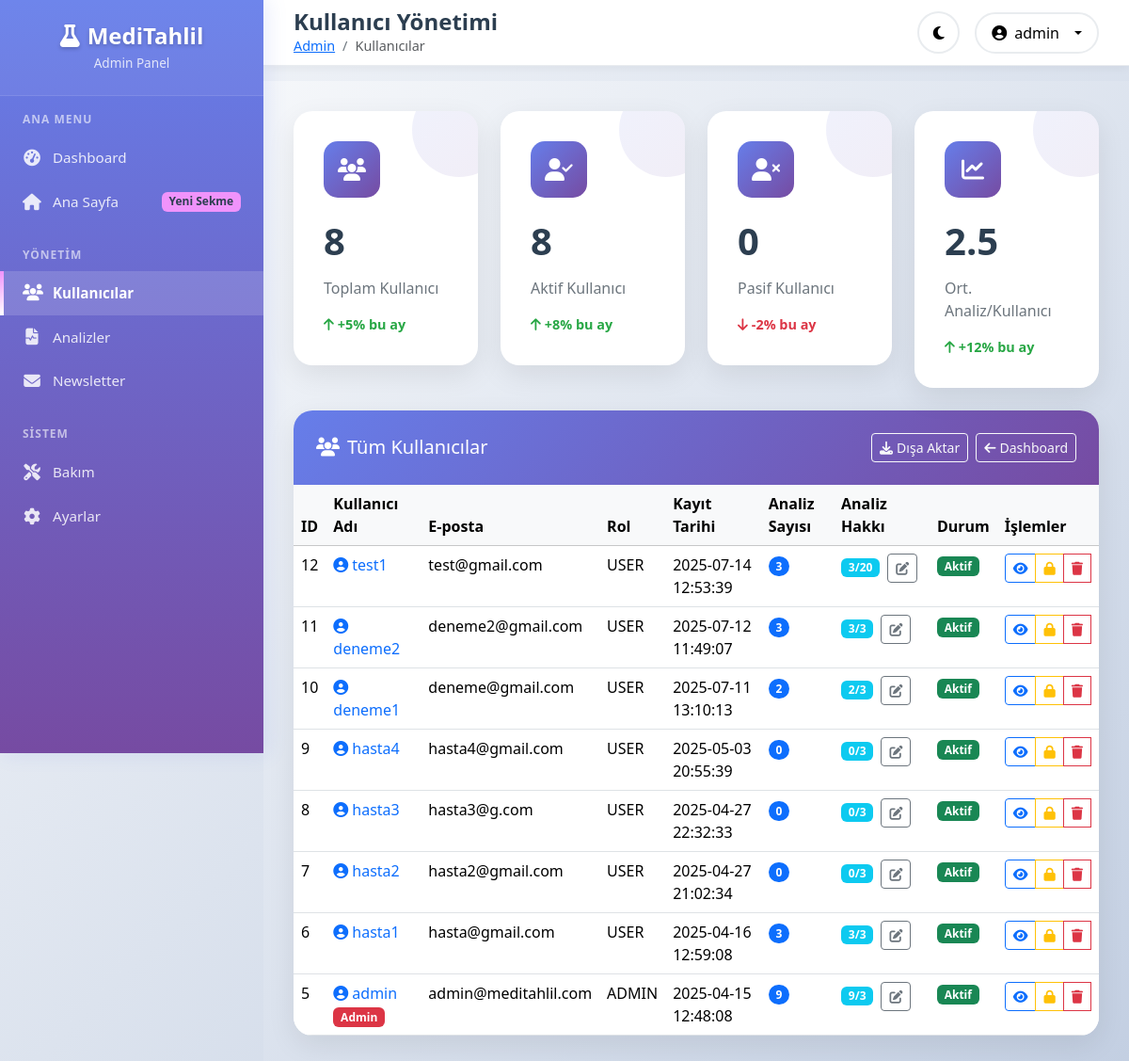
Page /admin/users (signed in) on the committed database.
### tables this page shows
CREATE TABLE users (
        id INTEGER PRIMARY KEY AUTOINCREMENT,
        username TEXT UNIQUE NOT NULL,
        password TEXT NOT NULL,
        email TEXT UNIQUE NOT NULL,
        created_at TIMESTAMP DEFAULT CURRENT_TIMESTAMP
    , role TEXT DEFAULT 'user', is_active BOOLEAN DEFAULT 1, login_count INTEGER DEFAULT 0, subscription_plan TEXT DEFAULT 'free', stripe_customer_id TEXT, subscription_status TEXT DEFAULT 'active', subscription_end_date TIMESTAMP, lemonsqueezy_subscription_id TEXT, analysis_limit INTEGER DEFAULT NULL);

### app.py (the view)
@app.route('/admin/users')
@admin_required
def admin_users():
    conn = sqlite3.connect(DB_PATH)
    conn.row_factory = sqlite3.Row
    c = conn.cursor()
    c.execute("""
        SELECT u.*, COUNT(a.id) as analysis_count,
               CASE
                   WHEN u.analysis_limit IS NULL THEN
                       CASE u.subscription_plan
                           WHEN 'free' THEN 3
                           WHEN 'basic' THEN 10
                           WHEN 'premium' THEN 999999
                           WHEN 'family' THEN 999999
                           ELSE 3
                       END
                   ELSE u.analysis_limit
               END as effective_limit
        FROM users u
        LEFT JOIN analyses a ON u.id = a.user_id
        GROUP BY u.id
        ORDER BY u.created_at DESC
    """)
    users = c.fetchall()
    conn.close()
    return render_template('admin/users.html', users=users)

### templates/admin/users.html (shortened to what this page needs)
{% extends "admin/layout.html" %}
{% block page_title %}Kullanıcı Yönetimi{% endblock %}
{% block breadcrumb %}
<nav aria-label="breadcrumb">
    <ol class="breadcrumb">
        <li class="breadcrumb-item"><a href="{{ url_for('admin_dashboard') }}">Admin</a></li>
        <li class="breadcrumb-item active">Kullanıcılar</li>
    </ol>
</nav>
{% endblock %}
{% block content %}
<div class="row g-4 mb-4">
    <div class="col-lg-3 col-md-6">
        <div class="stats-card animate-slide-up">
            <div class="stats-icon">
                <i class="fas fa-users"></i>
            </div>
            <div class="stats-value">{{ users|length }}</div>
            <div class="stats-label">Toplam Kullanıcı</div>
            <div class="stats-change positive">
                <i class="fas fa-arrow-up me-1"></i>+5% bu ay
            </div>
        </div>
    </div>
    <div class="col-lg-3 col-md-6">
        <div class="stats-card animate-slide-up" style="animation-delay: 0.1s;">
            <div class="stats-icon">
                <i class="fas fa-user-check"></i>
            </div>
            <div class="stats-value">{{ users|selectattr('is_active')|list|length }}</div>
            <div class="stats-label">Aktif Kullanıcı</div>
            <div class="stats-change positive">
                <i class="fas fa-arrow-up me-1"></i>+8% bu ay
            </div>
        </div>
    </div>
    <div class="col-lg-3 col-md-6">
        <div class="stats-card animate-slide-up" style="animation-delay: 0.2s;">
            <div class="stats-icon">
                <i class="fas fa-user-times"></i>
            </div>
            <div class="stats-value">{{ users|rejectattr('is_active')|list|length }}</div>
            <div class="stats-label">Pasif Kullanıcı</div>
            <div class="stats-change negative">
                <i class="fas fa-arrow-down me-1"></i>-2% bu ay
            </div>
        </div>
    </div>
    <div class="col-lg-3 col-md-6">
        <div class="stats-card animate-slide-up" style="animation-delay: 0.3s;">
            <div class="stats-icon">
                <i class="fas fa-chart-line"></i>
            </div>
            <div class="stats-value">{{ (users|sum(attribute='analysis_count') / users|length)|round(1) if users|length > 0 else 0 }}</div>
            <div class="stats-label">Ort. Analiz/Kullanıcı</div>
            <div class="stats-change positive">
                <i class="fas fa-arrow-up me-1"></i>+12% bu ay
            </div>
        </div>
    </div>
</div>
<div class="modern-card animate-slide-up">
    <div class="card-header">
        <div class="d-flex justify-content-between align-items-center">
            <h5 class="mb-0"><i class="fas fa-users me-2"></i>Tüm Kullanıcılar</h5>
            <div class="d-flex gap-2">
                <button class="btn btn-outline-light btn-sm" onclick="exportUsers()">
                    <i class="fas fa-download me-1"></i>Dışa Aktar
                </button>
                <a href="{{ url_for('admin_dashboard') }}" class="btn btn-outline-light btn-sm">
                    <i class="fas fa-arrow-left me-1"></i>Dashboard
                </a>
            </div>
        </div>
    </div>
        <div class="card-body p-0">
            {% if users %}
            <div class="table-responsive">
                <table class="table table-hover mb-0">
                    <thead class="table-light">
                        <tr>
                            <th>ID</th>
                            <th>Kullanıcı Adı</th>
                            <th>E-posta</th>
                            <th>Rol</th>
                            <th>Kayıt Tarihi</th>
                            <th>Analiz Sayısı</th>
                            <th>Analiz Hakkı</th>
                            <th>Durum</th>
                            <th>İşlemler</th>
                        </tr>
                    </thead>
                    <tbody>
                        {% for user in users %}
                        <tr>
                            <td>{{ user.id }}</td>
                            <td>
                                <a href="{{ url_for('admin_user_detail', user_id=user.id) }}" class="text-decoration-none">
                                    <i class="fas fa-user-circle text-primary me-1"></i>{{ user.username }}
                                </a>
                                {% if user.role == 'admin' %}
                                <span class="badge bg-danger">Admin</span>
                                {% endif %}
                            </td>
                            <td>{{ user.email }}</td>
                            <td>{{ user.role|upper }}</td>
                            <td>{{ user.created_at }}</td>
                            <td>
                                <span class="badge bg-primary rounded-pill">{{ user.analysis_count }}</span>
                            </td>
                            <td>
                                <div class="d-flex align-items-center">
                                    <span class="badge bg-info me-2">
                                        {{ user.analysis_count }}/{{ user.effective_limit if user.effective_limit != 999999 else '∞' }}
                                    </span>
                                    <button type="button" class="btn btn-sm btn-outline-secondary"
                                            data-bs-toggle="modal"
                                            data-bs-target="#limitModal{{ user.id }}"
                                            title="Analiz hakkını düzenle">
                                        <i class="fas fa-edit"></i>
                                    </button>
                                </div>
                            </td>
                            <td>
                                {% if user.is_active %}
                                <span class="badge bg-success">Aktif</span>
                                {% else %}
                                <span class="badge bg-danger">Pasif</span>
                                {% endif %}
                            </td>
                            <td>
                                <div class="btn-group btn-group-sm" role="group">
                                    <a href="{{ url_for('admin_user_detail', user_id=user.id) }}" class="btn btn-outline-primary" title="Görüntüle">
                                        <i class="fas fa-eye"></i>
                                    </a>
                                    {% if user.id != 1 %}
                                    <a href="{{ url_for('admin_toggle_user', user_id=user.id) }}" class="btn btn-outline-warning" title="{{ 'Pasif Yap' if user.is_active else 'Aktif Yap' }}">
                                        {% if user.is_active %}
                                        <i class="fas fa-lock"></i>
                                        {% else %}
                                        <i class="fas fa-lock-open"></i>
                                        {% endif %}
                                    </a>
                                    <button type="button" class="btn btn-outline-danger" title="Sil" data-bs-toggle="modal" data-bs-target="#deleteModal{{ user.id }}">
                                        <i class="fas fa-trash"></i>
                                    </button>
                                    {% endif %}
                                </div>
                            </td>
                        </tr>
                        {% endfor %}
                    </tbody>
                </table>
            </div>
            {% else %}
            <div class="text-center py-5">
                <i class="fas fa-users text-muted mb-3" style="font-size: 3rem;"></i>
                <h5>Henüz kullanıcı bulunmuyor.</h5>
            </div>
            {% endif %}
        </div>
    </div>
{% endblock %}

### templates/admin/layout.html (style rules this page uses)
:root { --admin-primary: #667eea; --admin-secondary: #764ba2; --admin-accent: #f093fb; --admin-dark: #2c3e50; --admin-light: #ecf0f1; --admin-sidebar-width: 280px; --admin-topbar-height: 70px; }
* { margin: 0; padding: 0; box-sizing: border-box; }
body { font-family: 'Segoe UI', Tahoma, Geneva, Verdana, sans-serif; background: linear-gradient(135deg, #f5f7fa 0%, #c3cfe2 100%); min-height: 100vh; overflow-x: hidden; }
.breadcrumb { background: none; padding: 0; margin: 0; font-size: 0.9rem; }
.breadcrumb-item + .breadcrumb-item::before { color: #6c757d; }
.modern-card { background: white; border-radius: 20px; box-shadow: 0 10px 30px rgba(0, 0, 0, 0.08); border: none; transition: all 0.3s ease; overflow: hidden; }
.modern-card .card-header { background: linear-gradient(135deg, var(--admin-primary), var(--admin-secondary)); color: white; border: none; padding: 1.5rem; font-weight: 600; }
.modern-card .card-body { padding: 2rem; }
.stats-card { background: white; border-radius: 20px; padding: 2rem; box-shadow: 0 10px 30px rgba(0, 0, 0, 0.08); border: none; transition: all 0.3s ease; position: relative; overflow: hidden; }
.stats-card::before { content: ''; position: absolute; top: 0; right: 0; width: 100px; height: 100px; background: linear-gradient(135deg, var(--admin-primary), var(--admin-secondary)); border-radius: 50%; transform: translate(30px, -30px); opacity: 0.1; }
.stats-card .stats-icon { width: 60px; height: 60px; border-radius: 15px; display: flex; align-items: center; justify-content: center; font-size: 1.5rem; color: white; background: linear-gradient(135deg, var(--admin-primary), var(--admin-secondary)); margin-bottom: 1rem; }
.stats-card .stats-value { font-size: 2.5rem; font-weight: 700; color: var(--admin-dark); margin-bottom: 0.5rem; }
.stats-card .stats-label { color: #6c757d; font-weight: 500; margin-bottom: 1rem; }
.stats-card .stats-change { font-size: 0.9rem; font-weight: 600; }
.stats-change.positive { color: #28a745; }
.stats-change.negative { color: #dc3545; }
.animate-slide-up { animation: slideInUp 0.6s ease-out; }

### rows in the picture
users: id "12", username "test1", email "test@gmail.com", role "USER", created_at "2025-07-14 12:53:39", analysis_count "3", analysis_limit "20", is_active "Aktif"
users: id "11", username "deneme2", email "deneme2@gmail.com", role "USER", created_at "2025-07-12 11:49:07", analysis_count "3", effective_limit "3", is_active "Aktif"
users: id "10", username "deneme1", email "deneme@gmail.com", role "USER", created_at "2025-07-11 13:10:13", analysis_count "2", effective_limit "3", is_active "Aktif"
users: id "9", username "hasta4", email "hasta4@gmail.com", role "USER", created_at "2025-05-03 20:55:39", analysis_count "0", effective_limit "3", is_active "Aktif"
users: id "8", username "hasta3", email "hasta3@g.com", role "USER", created_at "2025-04-27 22:32:33", analysis_count "0", effective_limit "3", is_active "Aktif"
users: id "7", username "hasta2", email "hasta2@gmail.com", role "USER", created_at "2025-04-27 21:02:34", analysis_count "0", effective_limit "3", is_active "Aktif"
users: id "6", username "hasta1", email "hasta@gmail.com", role "USER", created_at "2025-04-16 12:59:08", analysis_count "3", effective_limit "3", is_active "Aktif"
users: id "5", username "admin", shows "Admin", email "admin@meditahlil.com", role "ADMIN", created_at "2025-04-15 12:48:08", analysis_count "9", effective_limit "3", is_active "Aktif"

### other values in the picture
{{ session.username }} "admin"
{{ users|length }} "8"
{{ users|selectattr('is_active')|list|length }} "8"
{{ users|rejectattr('is_active')|list|length }} "0"
